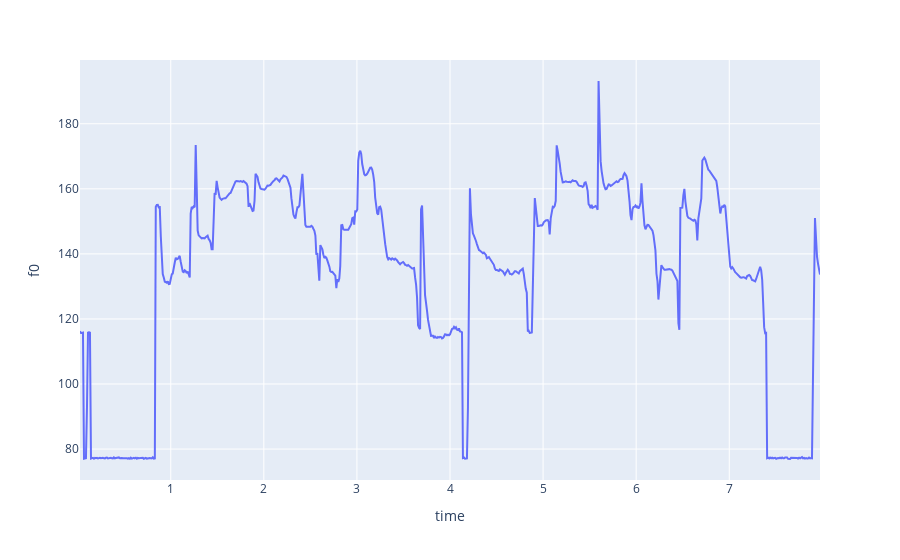

Notebook cell for this chart:
### Code cell
plotGraphF0('data/person00009-00001-semitone-70-200.csv')

### Figure 1 — Plotly figure (JSON) as saved in the notebook; plotly's stock layout.template omitted (floating-point values rounded to 4 significant figures; data arrays with more than 128 entries replaced by an {"elided": "..."} marker saying what was removed)
{"data": [{"hoverlabel": {"namelength": 0}, "hovertemplate": "time=%{x}<br>f0=%{y}", "legendgroup": "", "line": {"color": "#636efa", "dash": "solid"}, "mode": "lines", "name": "", "showlegend": false, "type": "scatter", "x": {"elided": "728 float values"}, "xaxis": "x", "y": {"elided": "728 float values"}, "yaxis": "y"}], "layout": {"legend": {"tracegroupgap": 0}, "margin": {"t": 60}, "xaxis": {"anchor": "y", "domain": [0, 1], "title": {"text": "time"}}, "yaxis": {"anchor": "x", "domain": [0, 1], "title": {"text": "f0"}}}}
